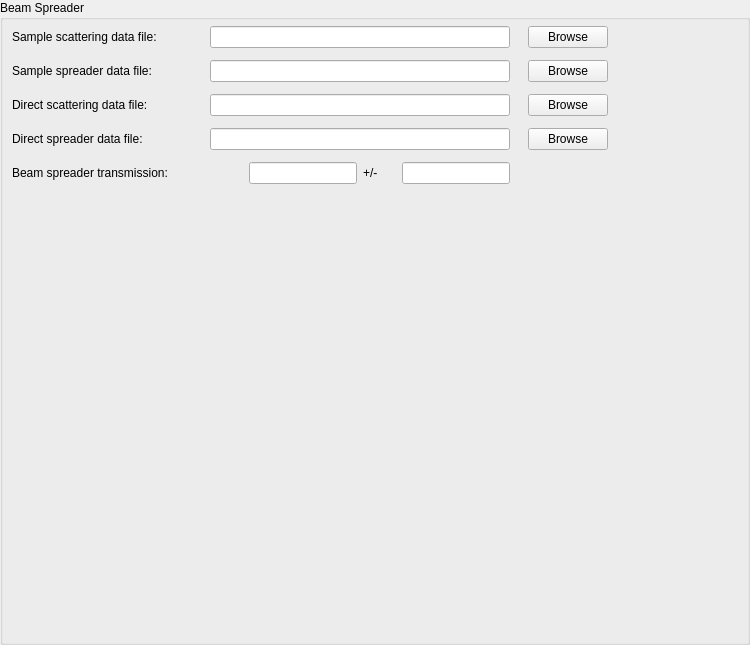
<?xml version="1.0" encoding="UTF-8"?>
<ui version="4.0">
 <class>GroupBox</class>
 <widget class="QGroupBox" name="GroupBox">
  <property name="geometry">
   <rect>
    <x>0</x>
    <y>0</y>
    <width>750</width>
    <height>645</height>
   </rect>
  </property>
  <property name="windowTitle">
   <string>GroupBox</string>
  </property>
  <property name="title">
   <string>Beam Spreader</string>
  </property>
  <widget class="QWidget" name="gridLayoutWidget">
   <property name="geometry">
    <rect>
     <x>0</x>
     <y>20</y>
     <width>623</width>
     <height>171</height>
    </rect>
   </property>
   <layout class="QGridLayout" name="gridLayout">
    <item row="0" column="0">
     <widget class="QLabel" name="label">
      <property name="sizePolicy">
       <sizepolicy hsizetype="Fixed" vsizetype="Preferred">
        <horstretch>0</horstretch>
        <verstretch>0</verstretch>
       </sizepolicy>
      </property>
      <property name="minimumSize">
       <size>
        <width>180</width>
        <height>0</height>
       </size>
      </property>
      <property name="text">
       <string>Sample scattering data file:</string>
      </property>
     </widget>
    </item>
    <item row="0" column="1">
     <widget class="QLineEdit" name="sample_scatt_edit">
      <property name="sizePolicy">
       <sizepolicy hsizetype="Fixed" vsizetype="Fixed">
        <horstretch>0</horstretch>
        <verstretch>0</verstretch>
       </sizepolicy>
      </property>
      <property name="maximumSize">
       <size>
        <width>300</width>
        <height>16777215</height>
       </size>
      </property>
      <property name="toolTip">
       <string>Enter a valid data file path.</string>
      </property>
     </widget>
    </item>
    <item row="0" column="2">
     <widget class="QPushButton" name="sample_scatt_browse">
      <property name="sizePolicy">
       <sizepolicy hsizetype="Fixed" vsizetype="Fixed">
        <horstretch>0</horstretch>
        <verstretch>0</verstretch>
       </sizepolicy>
      </property>
      <property name="text">
       <string>Browse</string>
      </property>
     </widget>
    </item>
    <item row="1" column="0">
     <widget class="QLabel" name="label_2">
      <property name="sizePolicy">
       <sizepolicy hsizetype="Fixed" vsizetype="Preferred">
        <horstretch>0</horstretch>
        <verstretch>0</verstretch>
       </sizepolicy>
      </property>
      <property name="text">
       <string>Sample spreader data file:</string>
      </property>
     </widget>
    </item>
    <item row="1" column="1">
     <widget class="QLineEdit" name="sample_spread_edit">
      <property name="sizePolicy">
       <sizepolicy hsizetype="Fixed" vsizetype="Fixed">
        <horstretch>0</horstretch>
        <verstretch>0</verstretch>
       </sizepolicy>
      </property>
      <property name="maximumSize">
       <size>
        <width>300</width>
        <height>16777215</height>
       </size>
      </property>
      <property name="toolTip">
       <string>Enter a valid data file path.</string>
      </property>
     </widget>
    </item>
    <item row="1" column="2">
     <widget class="QPushButton" name="sample_spread_browse">
      <property name="sizePolicy">
       <sizepolicy hsizetype="Fixed" vsizetype="Fixed">
        <horstretch>0</horstretch>
        <verstretch>0</verstretch>
       </sizepolicy>
      </property>
      <property name="text">
       <string>Browse</string>
      </property>
     </widget>
    </item>
    <item row="2" column="0">
     <widget class="QLabel" name="label_3">
      <property name="sizePolicy">
       <sizepolicy hsizetype="Fixed" vsizetype="Preferred">
        <horstretch>0</horstretch>
        <verstretch>0</verstretch>
       </sizepolicy>
      </property>
      <property name="text">
       <string>Direct scattering data file:</string>
      </property>
     </widget>
    </item>
    <item row="3" column="0">
     <widget class="QLabel" name="label_4">
      <property name="sizePolicy">
       <sizepolicy hsizetype="Fixed" vsizetype="Preferred">
        <horstretch>0</horstretch>
        <verstretch>0</verstretch>
       </sizepolicy>
      </property>
      <property name="text">
       <string>Direct spreader data file:</string>
      </property>
     </widget>
    </item>
    <item row="2" column="1">
     <widget class="QLineEdit" name="direct_scatt_edit">
      <property name="sizePolicy">
       <sizepolicy hsizetype="Fixed" vsizetype="Fixed">
        <horstretch>0</horstretch>
        <verstretch>0</verstretch>
       </sizepolicy>
      </property>
      <property name="maximumSize">
       <size>
        <width>300</width>
        <height>16777215</height>
       </size>
      </property>
      <property name="toolTip">
       <string>Enter a valid data file path.</string>
      </property>
     </widget>
    </item>
    <item row="3" column="1">
     <widget class="QLineEdit" name="direct_spread_edit">
      <property name="sizePolicy">
       <sizepolicy hsizetype="Fixed" vsizetype="Fixed">
        <horstretch>0</horstretch>
        <verstretch>0</verstretch>
       </sizepolicy>
      </property>
      <property name="maximumSize">
       <size>
        <width>300</width>
        <height>16777215</height>
       </size>
      </property>
      <property name="toolTip">
       <string>Enter a valid data file path.</string>
      </property>
     </widget>
    </item>
    <item row="2" column="2">
     <widget class="QPushButton" name="direct_scatt_browse">
      <property name="sizePolicy">
       <sizepolicy hsizetype="Fixed" vsizetype="Fixed">
        <horstretch>0</horstretch>
        <verstretch>0</verstretch>
       </sizepolicy>
      </property>
      <property name="text">
       <string>Browse</string>
      </property>
     </widget>
    </item>
    <item row="3" column="2">
     <widget class="QPushButton" name="direct_spread_browse">
      <property name="sizePolicy">
       <sizepolicy hsizetype="Fixed" vsizetype="Fixed">
        <horstretch>0</horstretch>
        <verstretch>0</verstretch>
       </sizepolicy>
      </property>
      <property name="text">
       <string>Browse</string>
      </property>
     </widget>
    </item>
    <item row="4" column="0">
     <widget class="QLabel" name="label_5">
      <property name="text">
       <string>Beam spreader transmission:</string>
      </property>
     </widget>
    </item>
    <item row="4" column="1">
     <layout class="QHBoxLayout" name="horizontalLayout">
      <item>
       <widget class="QLabel" name="label_6">
        <property name="text">
         <string/>
        </property>
       </widget>
      </item>
      <item>
       <widget class="QLineEdit" name="spreader_trans_edit">
        <property name="sizePolicy">
         <sizepolicy hsizetype="Fixed" vsizetype="Fixed">
          <horstretch>0</horstretch>
          <verstretch>0</verstretch>
         </sizepolicy>
        </property>
        <property name="maximumSize">
         <size>
          <width>113</width>
          <height>16777215</height>
         </size>
        </property>
        <property name="toolTip">
         <string>Transmission of the beam spreader in %.</string>
        </property>
       </widget>
      </item>
      <item>
       <widget class="QLabel" name="label_7">
        <property name="text">
         <string>+/-</string>
        </property>
       </widget>
      </item>
      <item>
       <widget class="QLineEdit" name="spreader_trans_spread_edit">
        <property name="sizePolicy">
         <sizepolicy hsizetype="Fixed" vsizetype="Fixed">
          <horstretch>0</horstretch>
          <verstretch>0</verstretch>
         </sizepolicy>
        </property>
        <property name="maximumSize">
         <size>
          <width>113</width>
          <height>16777215</height>
         </size>
        </property>
        <property name="toolTip">
         <string>Uncertainty on the beam spreader transmission.</string>
        </property>
       </widget>
      </item>
     </layout>
    </item>
   </layout>
  </widget>
 </widget>
 <resources/>
 <connections/>
</ui>
